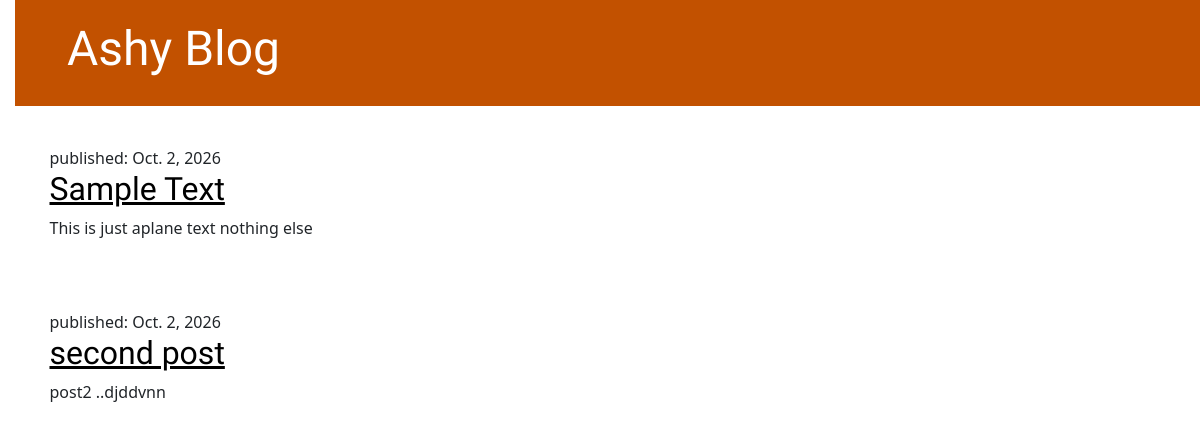
Before: / with the older database file.
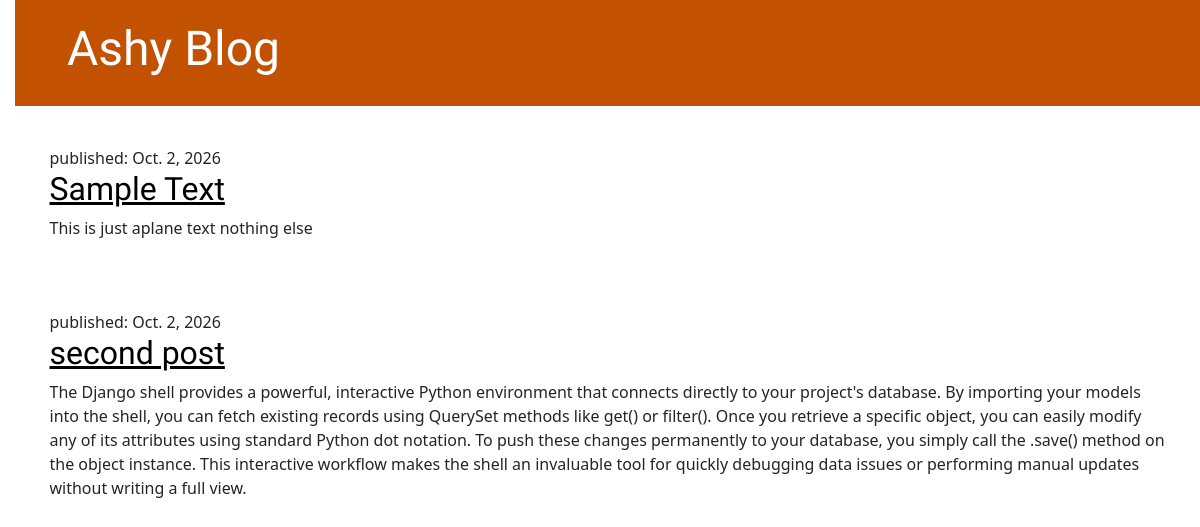
After: the same page with the newer database file.
### blog/models.py (models this page shows, shortened)
class Post(models.Model):
    author = models.ForeignKey(settings.AUTH_USER_MODEL, on_delete=models.CASCADE)
    text = models.TextField()
    title = models.CharField(max_length=200)
    created_date = models.DateField(default=timezone.now)
    published_date = models.DateField(blank=True, null=True)

### blog/views.py (the view)
# urls.py: path('', views.post_list, name='post_list'),
def post_list(request):
    post = Post.objects.filter(published_date__lte=timezone.now()).order_by('published_date')
    return render(request, 'blog/post_list.html', {'post':post})

### blog/templates/blog/post_list.html (shortened to what this page needs)
 {% extends 'blog/base.html' %}
            {% block content %}
                    {%for posts in post%}
                    <article class="post">
                        <time>published: {{posts.published_date}}</time>
                        <h2><a href="{% url 'post_detail' pk=posts.pk %}">{{posts.title}}</a></h2>
                        <p>{{posts.text|linebreaksbr}}</p>
                    </article>
                    {%endfor%}
            {% endblock %}

### blog/templates/blog/base.html (shortened to what this page needs)
{% load static %}
<!DOCTYPE html>
<html lang="en">
<head>
    <link rel="stylesheet" href="https://cdn.jsdelivr.net/npm/bootstrap@5.3.3/dist/css/bootstrap.min.css">
    <link rel="stylesheet" href="{% static 'css/blog.css' %}">
</head>
<body>
      <header class="page-header">
        <div class="container">
            <h1><a href="">Ashy Blog</a></h1>
        </div>
      </header>
      <main class="container">
        <div class="row">
            <div class="col">
                {% block content %}
                {% endblock %}
            </div>
        </div>
      </main>
</html>

### blog/static/css/blog.css (style rules this page uses)
h1 a, h2 a { color:#C25100; font-family: 'lobster'; }
body { padding-left: 15px; }
.page-header { background-color: #C25100; margin-top: 0; margin-bottom: 40px; padding: 20px 20px 20px 40px; }
.page-header h1, .page-header h1 a, .page-header h1 a:visited, .page-header h1 a:active { color: #ffffff; font-size: 36pt; text-decoration: none; }
h1, h2, h3, h4 { font-family: 'Lobster', cursive; }
.post { margin-bottom: 70px; }
.post h2 a, .post h2 a:visited { color: #000000; }

Changed rows visible on the page:
changed Post "second post": text "post2 ..djddvnn" → "The Django shell provides a powerful, interactive Python environment that connects directly to your project's database. By importing your models into the shell, you can fetch existing records using QuerySet methods like get() or filter(). Once you retrieve a specific object, you can easily modify any of its attributes using standard Python dot notation. To push these changes permanently to your database, you simply call the .save() method on the object instance. This interactive workflow makes the shell an invaluable tool for quickly debugging data issues or performing manual updates without writing a full view."
